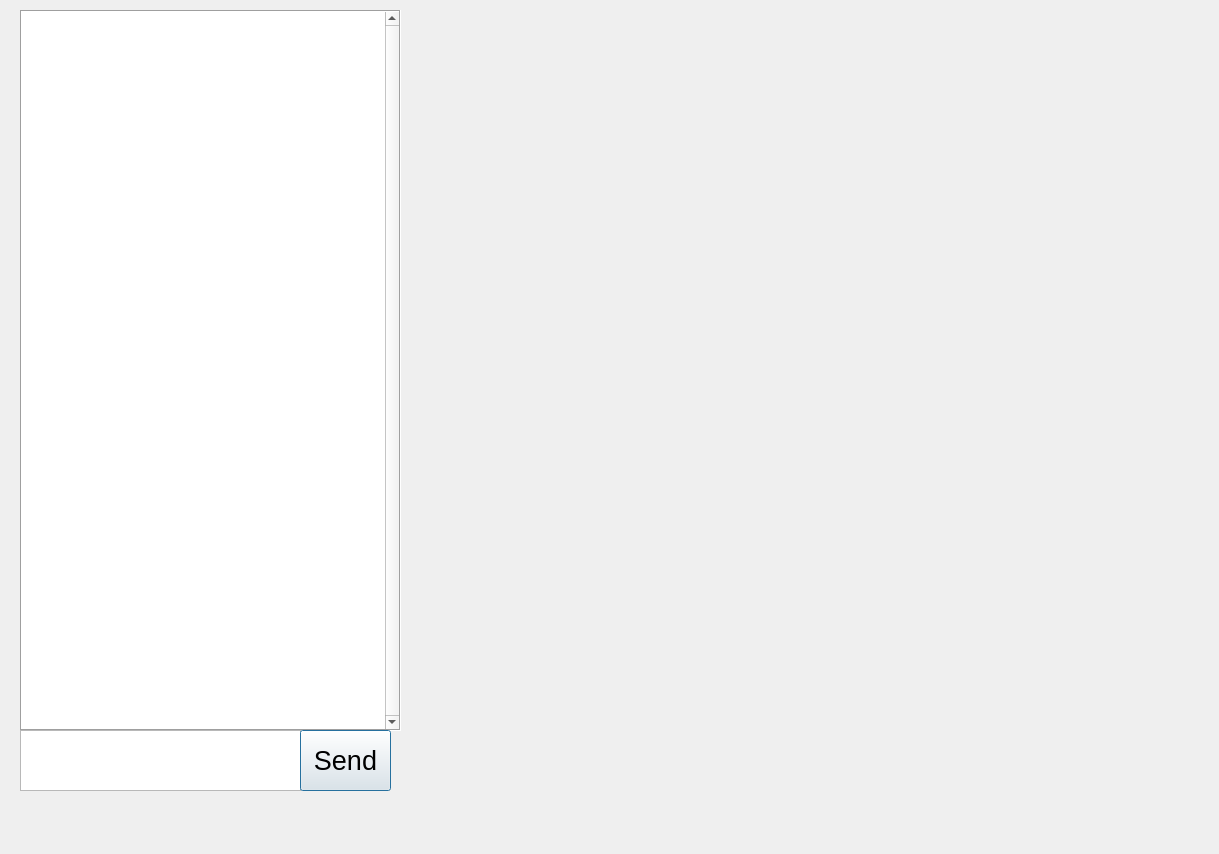
<?xml version="1.0" encoding="UTF-8"?>
<ui version="4.0">
 <class>dialog</class>
 <widget class="QDialog" name="dialog">
  <property name="geometry">
   <rect>
    <x>0</x>
    <y>0</y>
    <width>1219</width>
    <height>854</height>
   </rect>
  </property>
  <property name="windowTitle">
   <string>FIT4-5仿真平台</string>
  </property>
  <property name="autoFillBackground">
   <bool>false</bool>
  </property>
  <widget class="QTextBrowser" name="chat_interface">
   <property name="geometry">
    <rect>
     <x>20</x>
     <y>10</y>
     <width>381</width>
     <height>721</height>
    </rect>
   </property>
   <property name="contextMenuPolicy">
    <enum>Qt::DefaultContextMenu</enum>
   </property>
   <property name="autoFillBackground">
    <bool>false</bool>
   </property>
   <property name="frameShape">
    <enum>QFrame::Box</enum>
   </property>
   <property name="frameShadow">
    <enum>QFrame::Sunken</enum>
   </property>
   <property name="verticalScrollBarPolicy">
    <enum>Qt::ScrollBarAlwaysOn</enum>
   </property>
   <property name="tabChangesFocus">
    <bool>false</bool>
   </property>
  </widget>
  <widget class="QTextEdit" name="chat_text">
   <property name="geometry">
    <rect>
     <x>20</x>
     <y>730</y>
     <width>281</width>
     <height>61</height>
    </rect>
   </property>
  </widget>
  <widget class="QPushButton" name="Send_Button">
   <property name="geometry">
    <rect>
     <x>300</x>
     <y>730</y>
     <width>91</width>
     <height>61</height>
    </rect>
   </property>
   <property name="font">
    <font>
     <pointsize>20</pointsize>
    </font>
   </property>
   <property name="text">
    <string>Send</string>
   </property>
  </widget>
  <widget class="QLabel" name="map">
   <property name="geometry">
    <rect>
     <x>420</x>
     <y>40</y>
     <width>711</width>
     <height>631</height>
    </rect>
   </property>
   <property name="sizePolicy">
    <sizepolicy hsizetype="Ignored" vsizetype="Ignored">
     <horstretch>0</horstretch>
     <verstretch>0</verstretch>
    </sizepolicy>
   </property>
   <property name="autoFillBackground">
    <bool>false</bool>
   </property>
   <property name="locale">
    <locale language="English" country="UnitedStates"/>
   </property>
   <property name="frameShadow">
    <enum>QFrame::Plain</enum>
   </property>
   <property name="text">
    <string/>
   </property>
   <property name="textFormat">
    <enum>Qt::PlainText</enum>
   </property>
  </widget>
 </widget>
 <resources/>
 <connections/>
</ui>
